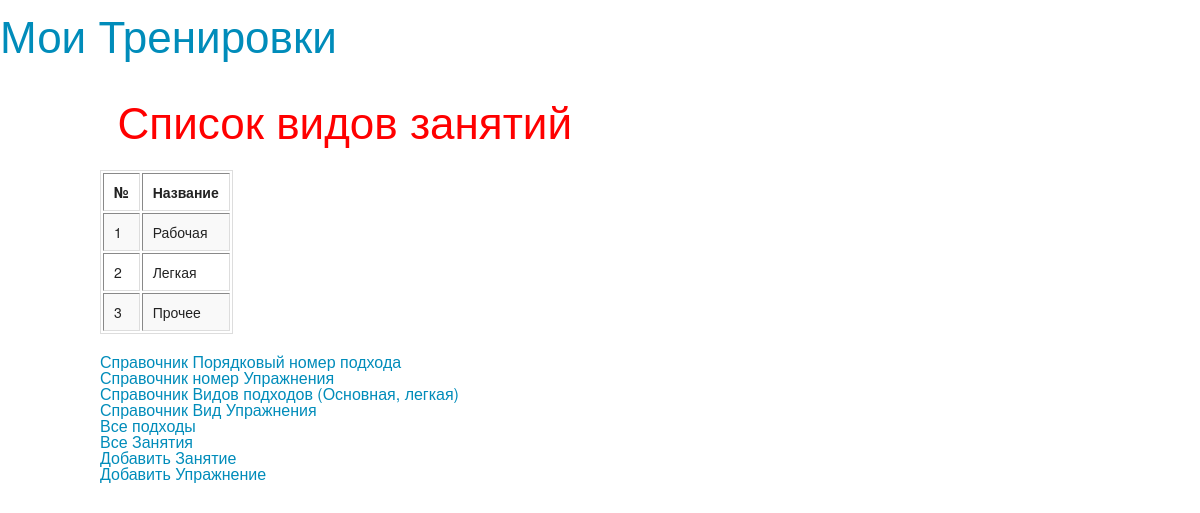
The app's page /vid_podhoda/ with its own data.
### trenirovka/models.py (models this page shows, shortened)
class Vid_Podhod(models.Model):
	name = models.CharField(max_length=25)

### trenirovka/views.py (the view)
# urls.py: url(r'^vid_podhoda/$', 'trenirovka.views.vid_podhoda'),
def vid_podhoda (request) :
	vid_podhoda_list = Vid_Podhod.objects.all()
	return render_to_response ('vid_podhod.html', locals() )

### trenirovka/templates/vid_podhod.html
{% extends "index.html" %}
{% block sidebar %}
<ul>
		<h1>
		  Список видов занятий
		</h1>
</ul>
{% endblock %}
{% block content%}
		<table border="1">
					<td  style="font-weight:bold" > №</td>
					<td  style="font-weight:bold" >Название</td>
			{% for vid in vid_podhoda_list %}
				<tr>
					<td>{{vid.id}}</td>
					<td>{{vid.name}}</td>
				</tr>
			{% empty %}
				<tr><td>Категорий нет</td></tr>
			{% endfor%}
		</table>
{% endblock %}

### records on screen
Vid_Podhod: id "1", name "Рабочая"
Vid_Podhod: id "2", name "Легкая"
Vid_Podhod: id "3", name "Прочее"
